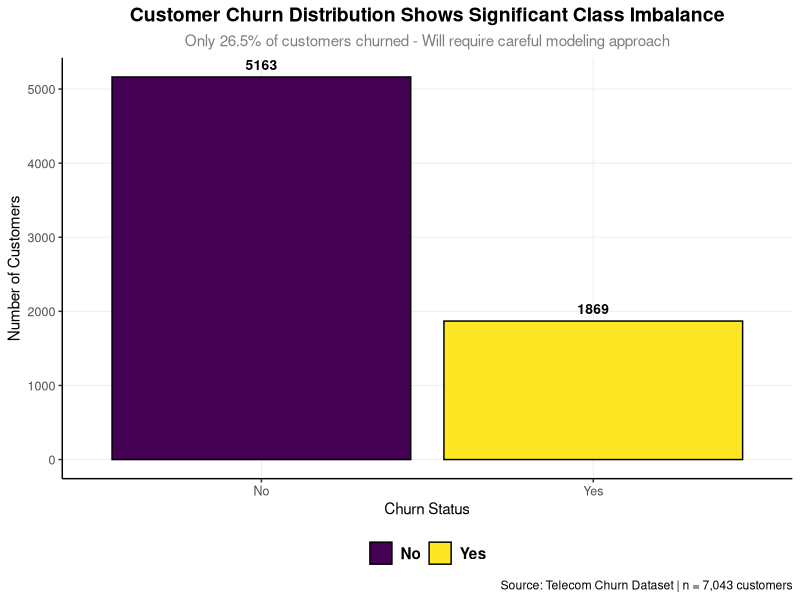
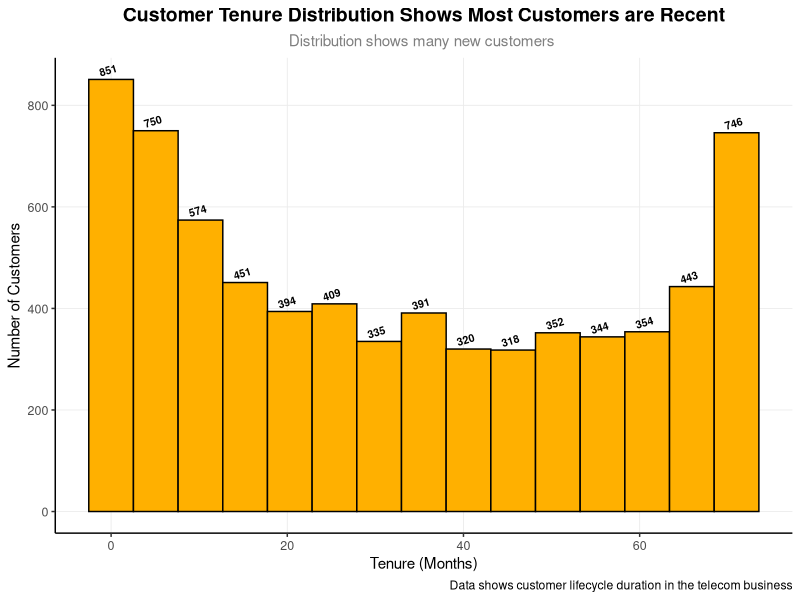

The R script that drew these images, in order:
# Set consistent theme for ALL plots
library(tidyverse)
library(ggplot2)
library(viridis)
library(patchwork)# For arranging multiple plots
library(here)
cleaned_data <- read.csv(here("data/processed" , "clean_data.csv"))
# Custom theme for publication quality
theme_custom <- theme_classic() +
  theme(
    text = element_text(family = "sans", color = "black"  ,  size = 11),
    plot.title = element_text(size = 14, face = "bold", hjust = 0.5),
    plot.subtitle = element_text(size = 11, color = "gray50", hjust = 0.5),
    axis.title = element_text(size = 11, face = "plain"),
    axis.text = element_text(size = 9 , color = "grey30"),
    legend.position = "bottom" , 
    legend.title = element_text(face = "bold"),
    legend.text = element_text(face = "bold" ,size = 11),
    legend.background = element_rect(fill = "white" , color = NA) , 
    panel.grid.major = element_line(color = "grey92" , linewidth = 0.3),
    panel.grid.minor = element_blank()
  )


# 1. CHURN DISTRIBUTION - Global churn rate
plot_1 <- cleaned_data %>%
  mutate(churn_label = ifelse(churn == 1, "Yes", "No")) %>%
  ggplot(aes(x = churn_label , fill = churn_label)) +
  geom_bar( color = "black") +
  geom_text(stat = 'count', aes(label = after_stat(count) ), 
            vjust = -0.7, size = 3.5  , 
            , fontface = "bold") +
  labs(
    title = "Customer Churn Distribution Shows Significant Class Imbalance",
    subtitle = "Only 26.5% of customers churned - Will require careful modeling approach",
    x = "Churn Status",
    y = "Number of Customers",
    fill = NULL, 
    caption = "Source: Telecom Churn Dataset | n = 7,043 customers"
  ) +
  scale_fill_viridis_d() +
  theme_custom
ggsave("CHURN_DISTRIBUTION.png" , 
        plot = plot_1,
        width = 16, height = 9, units = "in")

# plot2
plot_2 <- ggplot(data = cleaned_data ,  aes(x = tenure)) +
  geom_histogram(color = "black" , fill = "#FFB000" , bins = 15 ) +
  geom_text(stat = "bin" , aes(label = after_stat(count)) , 
            vjust = -0.7 , size = 2.7 , 
            fontface = "bold" , 
            angle = 17 , 
            bins = 15) +
  labs(
    title = "Customer Tenure Distribution Shows Most Customers are Recent",
    subtitle = "Distribution shows many new customers ",
    y = "Number of Customers",
    x = "Tenure (Months)",
    fill = NULL, 
    caption = "Data shows customer lifecycle duration in the telecom business"
  ) +
  theme_custom
ggsave("tenure_distribution.png" , 
       plot = plot_2 , 
       width = 16, height = 9, units = "in"
       )

